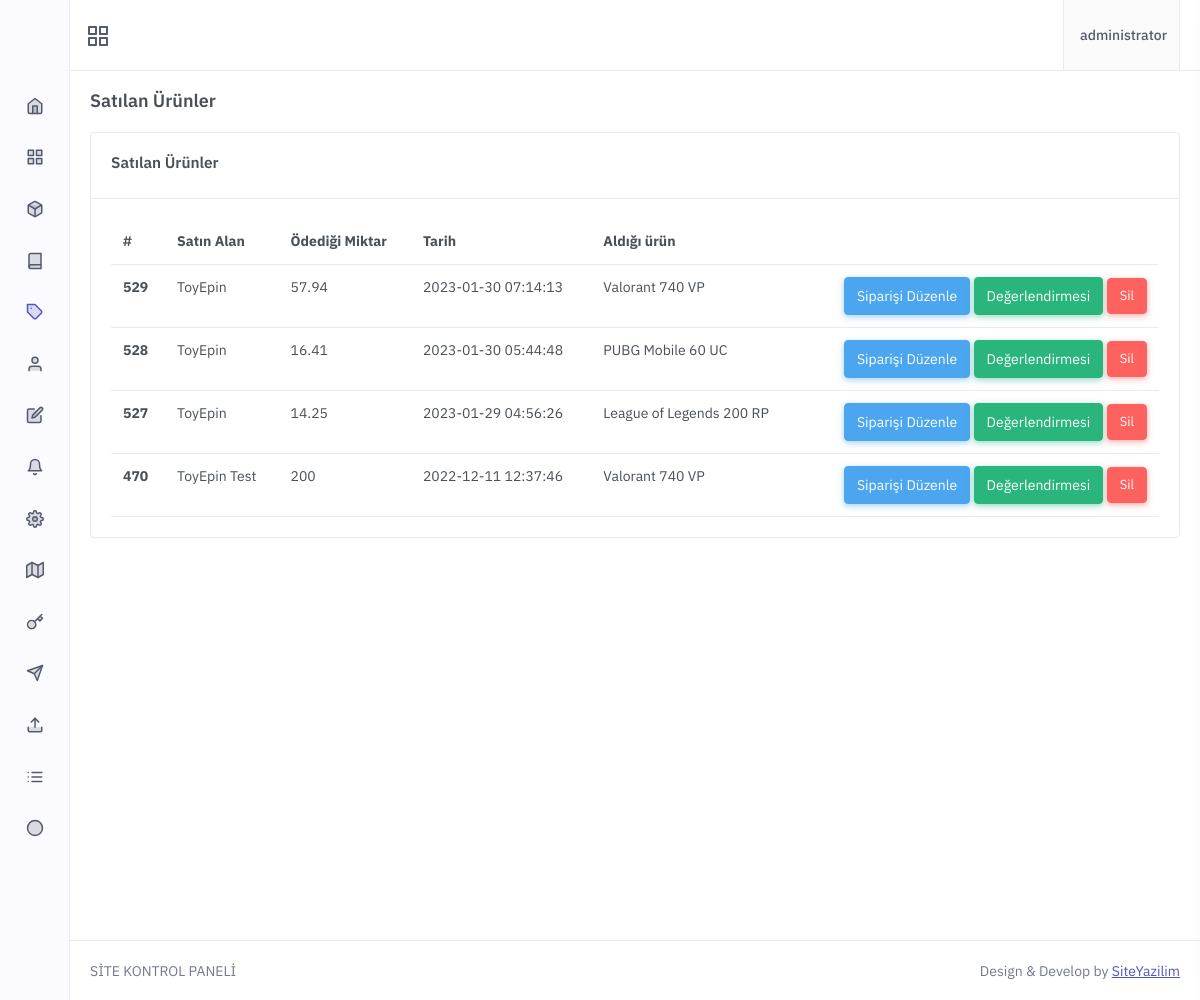
Screenshot of /Dosyalar/admin/a-siparisler.php (signed in) with the database file from the repository.
### tables this page shows
CREATE TABLE `uyeler` (
  `id` int(11) NOT NULL,
  `email` varchar(255) NOT NULL,
  `username` varchar(255) NOT NULL,
  `pass` varchar(255) NOT NULL,
  `telefon` varchar(50) NOT NULL,
  `yetki` enum('1','2') NOT NULL DEFAULT '1',
  `bakiye` decimal(20,2) NOT NULL DEFAULT 0.00,
  `tarih` datetime NOT NULL
);

CREATE TABLE `satilanurunler` (
  `id` int(11) NOT NULL,
  `satinalan` varchar(255) NOT NULL,
  `satinalan2` varchar(255) NOT NULL,
  `epin` varchar(400) NOT NULL,
  `fiyat` varchar(255) NOT NULL,
  `urunad` varchar(255) NOT NULL,
  `date` datetime NOT NULL,
  `urunid` varchar(255) NOT NULL,
  `durum` varchar(2) NOT NULL DEFAULT '1',
  `kapak` varchar(300) NOT NULL,
  `degerlendirme` varchar(600) NOT NULL
);

### Dosyalar/admin/admin-header.php (called while the page is built, shortened)
<?php
 include'../baglan.php' ;
 if (isset($_SESSION["mail"])) {
 $mail  = $_SESSION["mail"];
 $kbilgi= $vt->query("select * from uyeler where email='$mail'")->fetch();
 if ($kbilgi["yetki"]>0) {
 }  else if($kbilgi["yetki"]==0){ header("Location:../logout.php"); } } elseif(!isset($_SESSION["mail"])){header("Location:admin-login.php");}
?>

### Dosyalar/admin/a-siparisler.php (the view, shortened to what this page needs)
<?php include 'admin-header.php'; if($kbilgi["yetki"] == 2){ ?>
<?php include 'admin-menu.php';?>
            <div class="main-content">
                <div class="page-content">
                    <div class="container-fluid">
                        <div class="row">
                            <div class="col-12">
                                <div class="page-title-box d-sm-flex align-items-center justify-content-between">
                                    <h4 class="mb-sm-0 font-size-18">Satılan Ürünler</h4>
                                </div>
                            </div>
                        </div>
<div class="row">
                        <div class="col-xl-12">
                            <div class="card">
                                <div class="card-header">
                                    <h4 class="card-title">Satılan Ürünler</h4>
                                </div>
                                <div class="card-body">
                                    <div class="table-responsive">
                                        <table class="table mb-0">
                                            <thead>
                                                <tr>
                                                    <th>#</th>
                                                    <th>Satın Alan</th>
                                                    <th>Ödediği Miktar</th>
													<th>Tarih</th>
													<th>Aldığı ürün</th>
                                                    <th></th>
                                                </tr>
                                            </thead>
                                            <tbody>
 <?php $satilanurunler  =$vt->query("select * from satilanurunler Order By id DESC")->fetchAll(PDO::FETCH_ASSOC); foreach ($satilanurunler as $satilanurunler) {?>
                                                <tr>
                                                    <th scope="row"><?php echo $satilanurunler["id"];?></th>
                                                    <td><?php echo $satilanurunler["satinalan2"];?></td>
                                                    <td><?php echo $satilanurunler["fiyat"];?></td>
													 <td><?php echo $satilanurunler["date"];?></td>
													<td><?php echo $satilanurunler["urunad"];?></td>
                                                    <td>
			<span style="float:right;">
				<a onclick="fireSweetizin<?php echo $satilanurunler["id"] ?>()" class="btn btn-info">Siparişi Düzenle</a>
				<a onclick="fireSweetDegerlendirme<?php echo $satilanurunler["id"] ?>()" class="btn btn-success">Değerlendirmesi</a>
<a style=" font-size:13px;" class="btn btn-danger" href="?id=<?php echo $satilanurunler["id"] ?>&sipsil=ok">
			<font color="white">Sil</font>
			</a>
			</span>
			</td>
                                                </tr>
												<?php } ?>
                                            </tbody>
                                        </table>
                                    </div>
                                </div>
                            </div>
                        </div>
							</div>
                    </div>
                </div>
 <?php include 'admin-footer.php'; } ?>

### Dosyalar/admin/admin-menu.php (shortened to what this page needs)
<!doctype html>
<html lang="tr">
    <head>
        <link href="../epin/admin/vs.css" rel="stylesheet" type="text/css" />
        <link rel="stylesheet" href="../epin/admin/pre.css" type="text/css" />
        <link href="../epin/admin/bootstrap.css" id="bootstrap-style" rel="stylesheet" type="text/css" />
        <link href="../epin/admin/icon.css" rel="stylesheet" type="text/css" />
		<link href="../epin/admin/all.css" rel="stylesheet" type="text/css" />
        <link href="../epin/admin/app.css" id="app-style" rel="stylesheet" type="text/css" />
		<link href="../epin/admin/font-awesome-4.1.0/css/font-awesome.min.css" rel="stylesheet" type="text/css">
    </head>
    <body>
        <div id="layout-wrapper">
            <header id="page-topbar">
                <div class="navbar-header">
                    <div class="d-flex">
                        <div class="navbar-brand-box">
                        </div>
                        <button type="button" class="btn btn-sm px-3 font-size-16 header-item" id="vertical-menu-btn">
                        </button>
                    </div>
                    <div class="d-flex">
                        <div class="dropdown d-inline-block">
                            <button type="button" class="btn header-item bg-soft-light border-start border-end" id="page-header-user-dropdown"
                            data-bs-toggle="dropdown" aria-haspopup="true" aria-expanded="false">
                                <span class="d-none d-xl-inline-block ms-1 fw-medium"><?php echo $kbilgi["username"];?></span>
                            </button>
                        </div>
                    </div>
                </div>
            </header>
            <div class="vertical-menu">
                <div data-simplebar class="h-100">
                    <div id="sidebar-menu">
                        <ul class="metismenu list-unstyled" id="side-menu">
                            <li>
                                <a href="index.php">
                                    <i data-feather="home"></i>
                                </a>
                            </li>
                            <li>
                                <a href="javascript: void(0);">
                                    <i data-feather="grid"></i>
                                </a>
                            </li>
                            <li>
                                <a href="javascript: void(0);">
                                    <i data-feather="box"></i>
                                </a>
                            </li>
                            <li>
                                <a href="javascript: void(0);">
                                    <i data-feather="book"></i>
                                </a>
                            </li>
					       <li>
                                <a href="a-siparisler.php">
                                    <i data-feather="tag"></i>
                                </a>
                            </li>
     <li>
                                <a href="a-uyeler.php">
                                    <i data-feather="user"></i>
                                </a>
                            </li>
     <li>
                                <a href="destek.php">
                                    <i data-feather="edit"></i>
                                </a>
                            </li>
     <li>
                                <a href="bildirimler.php">
                                    <i data-feather="bell"></i>
                                </a>
                            </li>
						         <li>
                                <a href="a-ayarlar.php">
                                    <i data-feather="settings"></i>
                                </a>
                            </li>
        <li>
                                <a href="sidebar-ekle.php">
                                    <i data-feather="map"></i>
                                </a>
                            </li>
						         <li>
                                <a href="kupon.php">
                                    <i data-feather="key"></i>
                                </a>
                            </li>
							     <li>
                                <a href="b-yorumlar.php">
                                    <i data-feather="send"></i>
                                </a>
                            </li>
							       <li>
                                <a href="dosya-yukle.php">
                                    <i data-feather="upload"></i>
                                </a>
                            </li>
					           <li>
                                <a href="banka.php">
                                    <i data-feather="list"></i>
                                </a>
                            </li>
           <li>
                                <a href="a-yuklemeler.php">
                                    <i data-feather="circle"></i>
                                </a>
                            </li>
                        </ul>
                    </div>
                </div>
            </div>

### rows the page displays
uyeler: username "administrator"
satilanurunler: id "529", satinalan2 "ToyEpin", fiyat "57.94", date "2023-01-30 07:14:13", urunad "Valorant 740 VP"
satilanurunler: id "528", satinalan2 "ToyEpin", fiyat "16.41", date "2023-01-30 05:44:48", urunad "PUBG Mobile 60 UC"
satilanurunler: id "527", satinalan2 "ToyEpin", fiyat "14.25", date "2023-01-29 04:56:26", urunad "League of Legends 200 RP"
satilanurunler: id "470", satinalan2 "ToyEpin Test", fiyat "200", date "2022-12-11 12:37:46", urunad "Valorant 740 VP"
